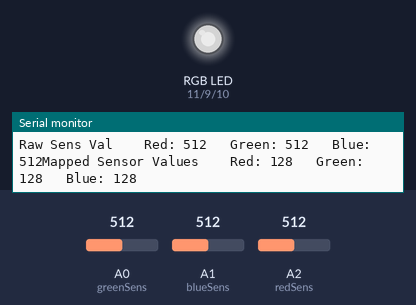
Bench run of a sketch on a simulated Arduino Uno, built with avr-gcc and run on an emulated ATmega328P. On the bench: an RGB LED mixed from three pins (HIGH = lit), the last lines printed to the serial monitor. Inputs (shaded band) come from the test bench; at power-on: A0 (greenSens) = 512, A1 (blueSens) = 512, A2 (redSens) = 512. Dim RGB values are drawn brighter than linear.

Above: at 1.2 s.
1.3 s: A0 (greenSens) set to 417
At 1.7 s:
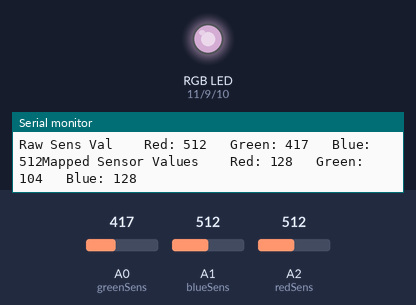
4.3 s: A0 (greenSens) set to 387
At 5.6 s:
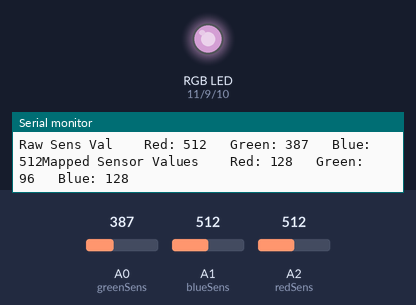
6.0 s: A1 (blueSens) set to 416
At 7.4 s:
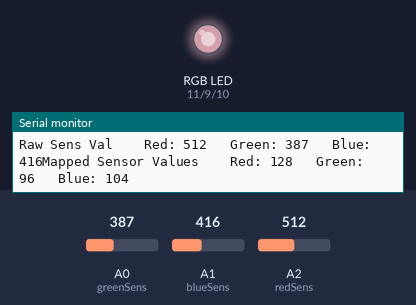
9.0 s: A1 (blueSens) set to 385
At 9.9 s:
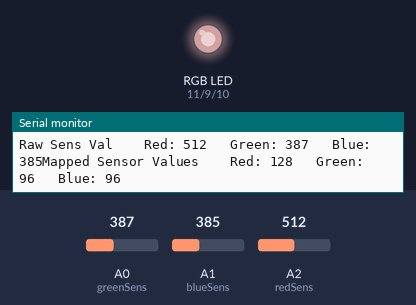
12.0 s: A2 (redSens) set to 410
At 12.7 s:
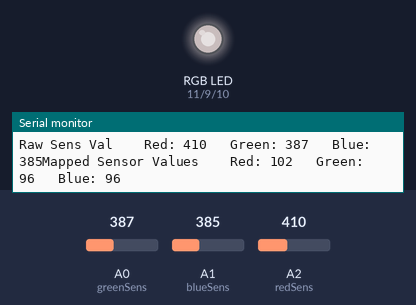
15.0 s: A2 (redSens) set to 386
At 15.6 s:
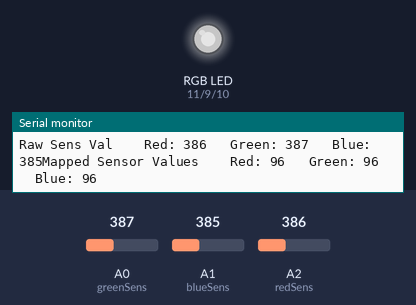
Timing chart, 0 to 17.6 s (numbered marks = the images above; inputs shaded):
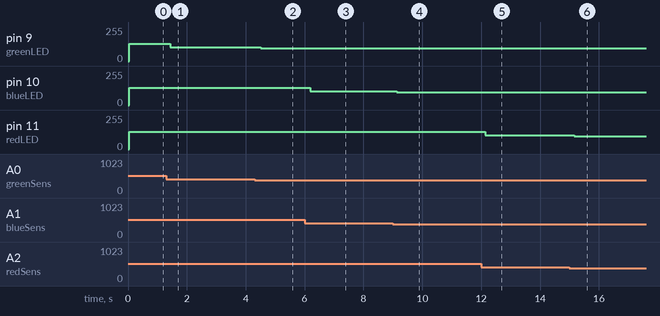

Measured:
- after the input at 1.3 s, pin 9 (greenLED): 128/255 → 104/255 after 0.13 s
- after the input at 4.3 s, pin 9 (greenLED): 104/255 → 96/255 after 0.20 s
- after the input at 6.0 s, pin 10 (blueLED): 128/255 → 104/255 after 0.18 s
- after the input at 9.0 s, pin 10 (blueLED): 104/255 → 96/255 after 0.12 s
- after the input at 12.0 s, pin 11 (redLED): 128/255 → 102/255 after 0.14 s
- after the input at 15.0 s, pin 11 (redLED): 102/255 → 96/255 after 0.16 s

The sketch:

Color_Mixing_Lamp.ino
```cpp
const int redLED = 11;
const int greenLED = 9;
const int blueLED = 10;

const int redSens = A2;
const int greenSens = A0;
const int blueSens = A1;

int redVal_LED = 0;
int greenVal_LED = 0;
int blueVal_LED = 0;

int redVal_Sens = 0;
int greenVal_Sens = 0;
int blueVal_Sens = 0;

void setup(){
  Serial.begin(9600);
  pinMode(redLED, OUTPUT);
  pinMode(greenLED, OUTPUT);
  pinMode(blueLED, OUTPUT);
}

void loop(){
  redVal_Sens = analogRead(redSens);
  delay(5);
  greenVal_Sens = analogRead(greenSens);
  delay(5);
  blueVal_Sens = analogRead(blueSens);

  Serial.print("Raw Sens Val \t Red: ");
  Serial.print(redVal_Sens);
  Serial.print("\t Green: ");
  Serial.print(greenVal_Sens);
  Serial.print("\t Blue: ");
  Serial.print(blueVal_Sens);

  redVal_LED = redVal_Sens/4;
  greenVal_LED = greenVal_Sens/4;
  blueVal_LED = blueVal_Sens/4;

  Serial.print("Mapped Sensor Values \t Red: ");
  Serial.print(redVal_LED);
  Serial.print("\t Green: ");
  Serial.print(greenVal_LED);
  Serial.print("\t Blue: ");
  Serial.println(blueVal_LED);

  analogWrite(redLED, redVal_LED);
  analogWrite(greenLED, greenVal_LED);
  analogWrite(blueLED, blueVal_LED);

}
```
